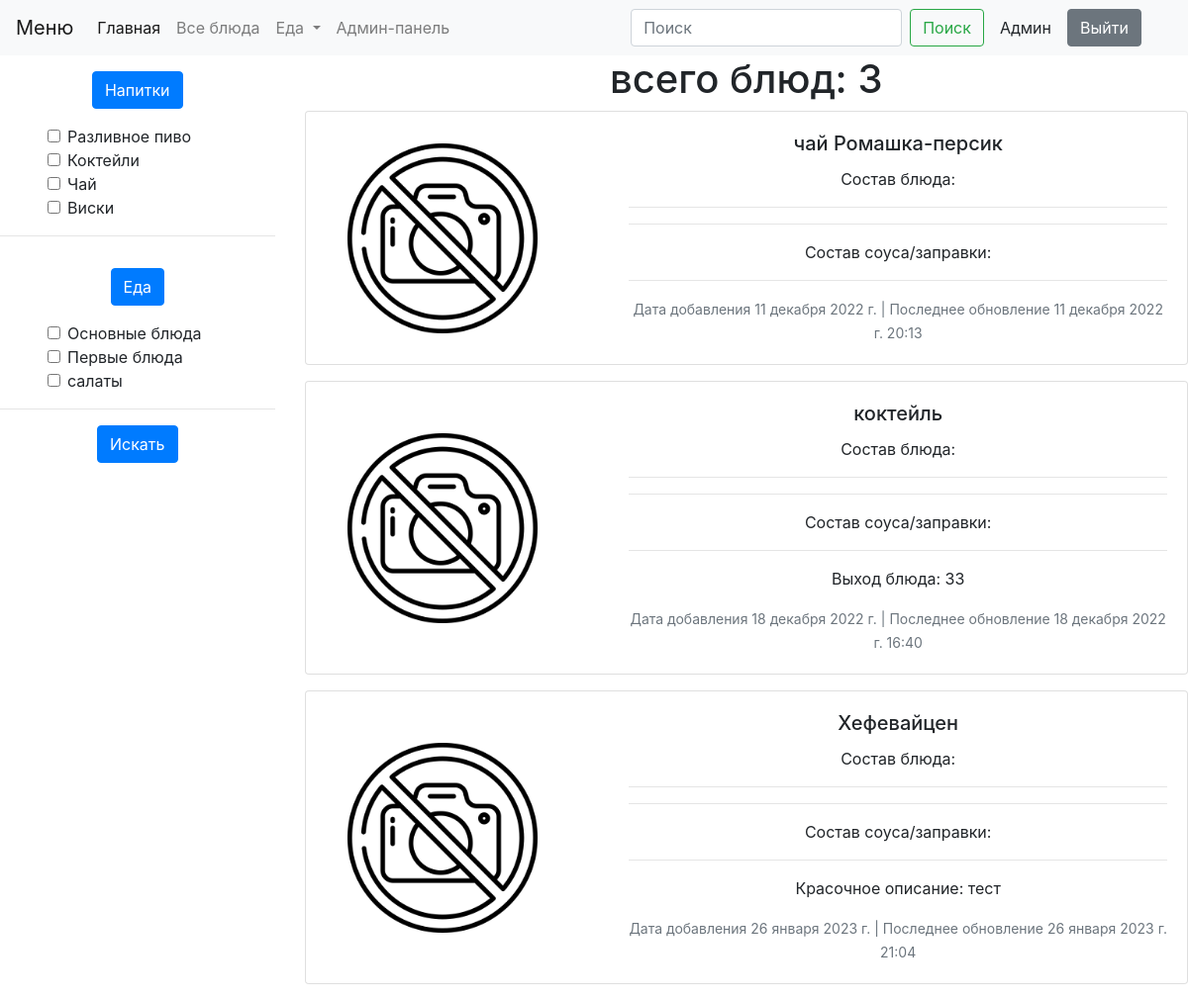
/bar/ (signed in), run on an earlier commit of the app's database.
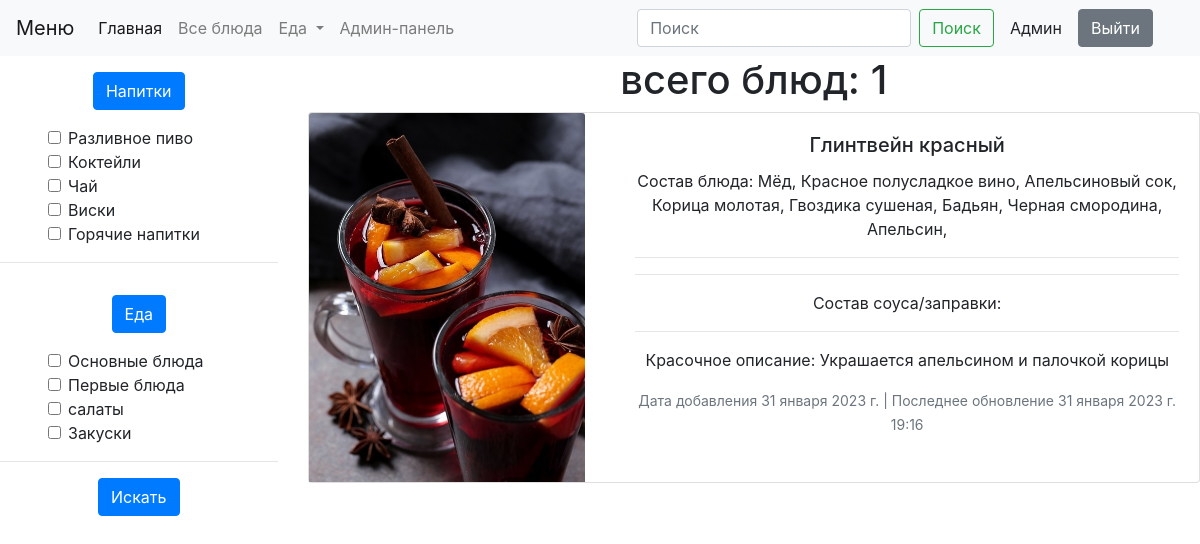
And on a later commit of the database.
### menu/models.py (models this page shows, shortened)
class SubCategory(models.Model):
    name = models.CharField(max_length=30, verbose_name='Название подкатегории')
    category = models.ForeignKey('Category', null=True, on_delete=models.SET_NULL, verbose_name='Категория')
    slug = models.SlugField(default='', null=False, db_index=True, blank=True, unique=True)
    class Meta:
        verbose_name = "Подкатегория"
        verbose_name_plural = "Подкатегории"

class MenuItem(models.Model):
    name = models.CharField(max_length=200, verbose_name='Блюдо')
    compound = models.ManyToManyField('Compound', blank=True, related_name='related_compound', verbose_name='Состав блюда')
    weight = models.PositiveIntegerField(blank=True, verbose_name='Выход блюда (граммов)', null=True)
    sauce = models.ManyToManyField('Compound', blank=True, related_name='related_sauce', verbose_name='Состав соуса')
    description = models.TextField(blank=True, verbose_name='Красочное описание', null=True)
    subcategory = models.ForeignKey('SubCategory', on_delete=models.SET_NULL, null=True, verbose_name='Подкатегория')
    category = models.ForeignKey('Category', on_delete=models.SET_NULL, null=True, verbose_name='Категория')
    create_date = models.DateField(verbose_name='Дата создания', auto_now_add=True, null=True )
    update_date = models.DateTimeField(verbose_name='Дата редактирования', auto_now=True, null=True)
    image = models.FileField(verbose_name='Фото блюда', upload_to='menu_images/', blank=True)
    class Meta:
        verbose_name = "Блюдо или напиток"
        verbose_name_plural = "Блюда и напитки"

class Compound(models.Model):
    name = models.CharField(max_length=50, unique=True, verbose_name='Название ингридиента')
    compound = models.ManyToManyField('Compound', blank=True, related_name='related_compound_compound', verbose_name='Состав ингридиента')
    class Meta:
        verbose_name = "Ингридиент"
        verbose_name_plural = "Ингридиенты"

### menu/views.py (the view)
# urls.py: path('bar/', ShowAllBar.as_view(), name='show_all_bar'),
class ShowAllBar(UserAccesMixin, SubCategoryBarEat, ListView):
    permission_required = 'menu.view_menuitem'
    template_name = 'menu/all_dishes.html'
    context_object_name = 'menu_items'
    def get_queryset(self):
        return MenuItem.objects.filter(category=2)

### accounts/views.py (called while the page is built)
    def dispatch(self, request, *args, **kwargs):
        if (not self.request.user.is_authenticated):
            return redirect_to_login(self.request.get_full_path(),
                                     self.get_login_url(),
                                     self.get_redirect_field_name())
        if not self.has_permission():
            return redirect('main')
        return super(UserAccesMixin, self).dispatch(request, *args, **kwargs)

### menu/views.py (called while the page is built)
    def get_subcat_bar(self, *args, **kwargs):
        return SubCategory.objects.filter(category_id='2')

    def get_subcat_eat(self, *args, **kwargs):
        return SubCategory.objects.filter(category_id='1')

### menu/templates/menu/all_dishes.html (shortened to what this page needs)
{% extends 'menu/base.html' %}
{% load static %}
{% block navbar %}{% include 'includes/navbar.html' %}{% endblock navbar %}
{% block sidebar %}{% include 'includes/sidebar.html' %}{% endblock sidebar %}
{% block content %}
  <h1>всего блюд: {{menu_items.count}}</h1>
  {% for dish in menu_items %}
    <div class="card mb-3" style="max-width: 60rem;">
      <div class="row">
        {% if dish.image %}
          <div class="col-md-4" style="max-width: 40rem; margin: auto;">
            <img src="{{ dish.image.url }}" alt="Нет фото" class="card-img-top">
          </div>
        {% else %}
          <div class="col-md-4" style="max-width: 30rem; margin: auto;">
            <img src=" {% static 'menu/img/zaglushka.png' %} " alt="Нет" width="200" height="200">
          </div>
        {% endif %}
        <div class="col-md-8">
          <div class="card-body">
            <h5 class="card-title">{{ dish.name }}</h5>
            <p class="card-text">Cостав блюда:
              {% for comp in dish.compound.all %}
                 {{comp.name}},
              {% endfor %}
              <hr>
            </p>
            <hr>
            <p class="card-text">Состав соуса/заправки:
              <hr>
            </p>
            {% if dish.description %}
              <p class="card-text">Красочное описание: {{ dish.description }}</p>
            {% endif %}
            {% if  dish.weight %}
              <p class="card-text">Выход блюда: {{ dish.weight }}</p>
            {% endif %}
            <p class="card-text"><small class="text-muted">Дата добавления {{ dish.create_date}} | Последнее обновление {{ dish.update_date}}</small></p>
          </div>
        </div>
      </div>
    </div>
  {% endfor %}
{% endblock  %}

### menu/templates/menu/base.html (shortened to what this page needs)
<!doctype html>
<html lang="ru">
  <head>
      <link rel="stylesheet" href="https://cdn.jsdelivr.net/npm/bootstrap@4.6.1/dist/css/bootstrap.min.css">
  </head>
  <body class="text-center " >
    {% block navbar %}{% endblock navbar %}
    <div class="container-fluide">
      <div class="row">
        <div class="col-md-3">
          {% block sidebar %}{% endblock sidebar %}
        </div>
        <div class="col-md-9">
          {% block content %}{% endblock %}
        </div>
      </div>
    </div>
    </body>
</html>

### menu/templates/includes/navbar.html (shortened to what this page needs)
<nav class="navbar navbar-expand-lg navbar-light bg-light">
  <a class="navbar-brand" href="#">Меню</a>
  <div class="collapse navbar-collapse" id="navbarSupportedContent">
    <div class='d-flex justify-content-between w-50'>
      <ul class="navbar-nav mr-auto">
        <li class="nav-item active">
          <a class="nav-link" href="{% url 'main' %}">Главная</a>
        </li>
        {% if user.is_authenticated %}
        <li class="nav-item">
          <a class="nav-link" href="{% url 'all_dishes' %}">Все блюда</a>
        </li>
        <li class="nav-item dropdown">
          <a class="nav-link dropdown-toggle" href="{% url 'kitchen' %}" id="navbarDropdownEat" role="button" data-toggle="dropdown" aria-haspopup="true" aria-expanded="false">
            Еда
          </a>
        </li>
        {% if user.is_staff %}
        <li class="nav-item">
          <a class="nav-link" href="/admin">Админ-панель</a>
        </li>
        {% endif %}
        {% endif %}
      </ul>
    </div>
    {% if user.is_authenticated %}
      <form action="{% url 'search' %}" class="form-inline my-2 my-lg-0 mr-3" method="get" >
        <input class="form-control mr-sm-2" type="search" placeholder="Поиск" aria-label="Поиск" name='search'>
        <button class="btn btn-outline-success my-2 my-sm-0" type="submit">Поиск</button>
      </form>
      <span class='mr-3'>{{user.first_name}} {{user.last_name}}</span>
      <a class="btn btn-secondary" href="{% url 'logout' %}" role="button">Выйти</a>
    {% endif %}
    </div>
</nav>

### menu/templates/includes/sidebar.html
<form action="{% url 'filter' %}" method="get">
  <a class="btn btn-primary mt-3 mb-3" href="{% url 'show_all_bar' %}" role="button">Напитки</a>
  {% for bar in view.get_subcat_bar %}
    <div class="d-flex jc-start ml-5">
      <div class="form-check">
        <input class="form-check-input" type="checkbox" value="{{bar.id}}" name="bar_category">
        <label class="form-check-label" for="bar_category">{{bar.name}} </label>
      </div>
    </div>
  {% endfor %}
  <hr>
  <a class="btn btn-primary mt-3 mb-3" href="{% url 'kitchen' %}" role="button">Еда</a>
  {% for eat in view.get_subcat_eat %}
    <div class="d-flex jc-start ml-5">
      <div class="form-check">
        <input class="form-check-input" type="checkbox" value="{{eat.id}}" name="eat_category">
        <label class="form-check-label" for="eat_category">{{eat.name}} </label>
      </div>
    </div>
  {% endfor %}
  <hr>
  <button type="submit" class="btn btn-primary">Искать</button>
</form>

What changed in the data, as far as the page shows it:
removed MenuItem: name "чай Ромашка-персик", create_date "11 декабря 2022 г.", update_date "11 декабря 2022 г. 20:13"
removed MenuItem: name "коктейль", weight "33", create_date "18 декабря 2022 г.", update_date "18 декабря 2022 г. 16:40"
removed MenuItem: name "Хефевайцен", description "тест", create_date "26 января 2023 г.", update_date "26 января 2023 г. 21:04"
added SubCategory: name "Горячие напитки"
added SubCategory: name "Закуски"
added MenuItem: image (picture), name "Глинтвейн красный", description "Украшается апельсином и палочкой корицы", create_date "31 января 2023 г.", update_date "31 января 2023 г. 19:16"
added Compound: name "Мёд"
added Compound: name "Красное полусладкое вино"
added Compound: name "Апельсиновый сок"
added Compound: name "Корица молотая"
added Compound: name "Гвоздика сушеная"
added Compound: name "Бадьян"
added Compound: name "Черная смородина"
added Compound: name "Апельсин"
Also different on the page:
{{ menu_items.count }}: "3" → "1"
